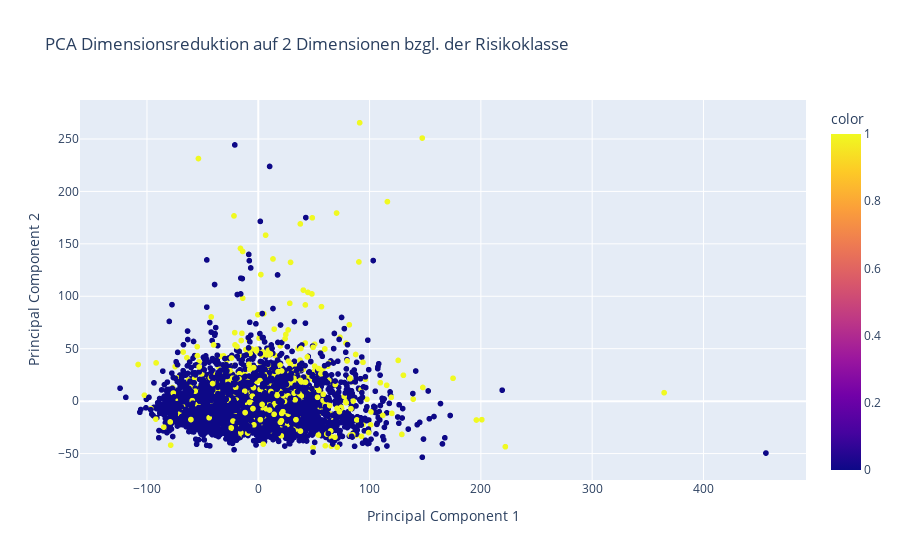

The notebook cell this image was saved under:
### Markdown cell above
Es werden die ersten beiden Hauptkomponenten einer PCA visualisiert, indem der Datensatz mit 14 Dimensionen auf 2 Dimensionen reduziert wird.

### Code cell
import plotly.express as px
from sklearn.decomposition import PCA

parameters = data[['Geschlecht', ' Alter', ' Raucher', ' Zigaretten_pro_Tag',
       ' Blutdrucksenker', ' Schlaganfall', ' Bluthochdruck', ' Diabetes',
       ' Gesamtcholesterin', ' Systole', ' Diastole', ' BMI', ' Puls',
       ' Blutglukosespiegel']]

pca = PCA(n_components=2)
components = pca.fit_transform(parameters)

fig = px.scatter(components, x=0, y=1, color=df[' Risikoklasse'], title='PCA Dimensionsreduktion auf 2 Dimensionen bzgl. der Risikoklasse').update_layout(
    xaxis_title='Principal Component 1', yaxis_title='Principal Component 2')
fig.show()

### Figure 1 — Plotly figure (JSON) as saved in the notebook; plotly's stock layout.template omitted (floating-point values rounded to 4 significant figures; data arrays with more than 128 entries replaced by an {"elided": "..."} marker saying what was removed)
{"data": [{"hovertemplate": "0=%{x}<br>1=%{y}<br>color=%{marker.color}<extra></extra>", "legendgroup": "", "marker": {"color": {"elided": "3751 int values"}, "coloraxis": "coloraxis", "symbol": "circle"}, "mode": "markers", "name": "", "showlegend": false, "type": "scattergl", "x": {"elided": "3751 float values"}, "xaxis": "x", "y": {"elided": "3751 float values"}, "yaxis": "y"}], "layout": {"coloraxis": {"colorbar": {"title": {"text": "color"}}, "colorscale": [[0, "#0d0887"], [0.1111, "#46039f"], [0.2222, "#7201a8"], [0.3333, "#9c179e"], [0.4444, "#bd3786"], [0.5556, "#d8576b"], [0.6667, "#ed7953"], [0.7778, "#fb9f3a"], [0.8889, "#fdca26"], [1, "#f0f921"]]}, "legend": {"tracegroupgap": 0}, "title": {"text": "PCA Dimensionsreduktion auf 2 Dimensionen bzgl. der Risikoklasse"}, "xaxis": {"anchor": "y", "domain": [0, 1], "title": {"text": "Principal Component 1"}}, "yaxis": {"anchor": "x", "domain": [0, 1], "title": {"text": "Principal Component 2"}}}}
